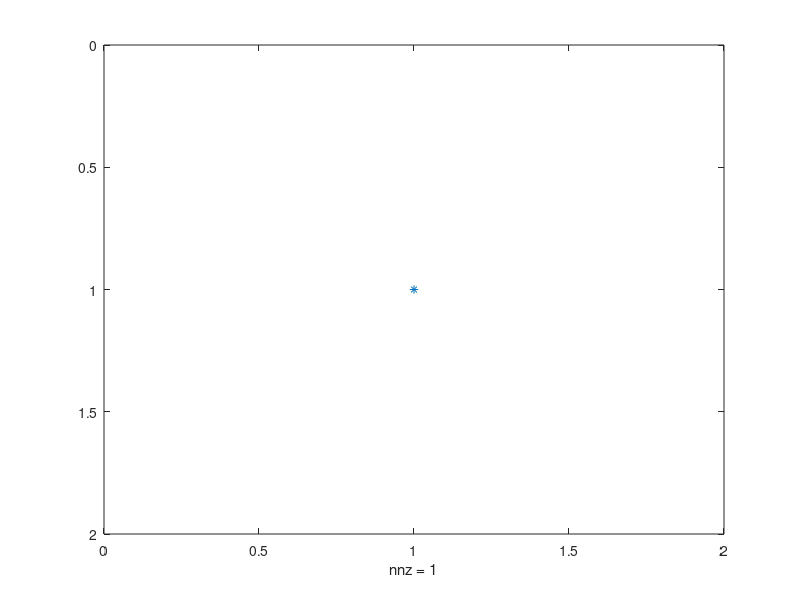

MATLAB code to generate this figure:
% Script to reorder and plot the diagonal blocks of a Jacobi matrix. This
% can e.g., be called after line 103 has been executed in the private
% function newtonRaphson2ph from the incomp module

[p,q,r,s]=dmperm(J);
figure;
spy(J(p,q));
n = find(diff(r)>1);
hold on
for j=n
    plot(r([j j+1 j+1 j j])-.5,r([j j j+1 j+1 j])-.5,'-r');
end
hold off